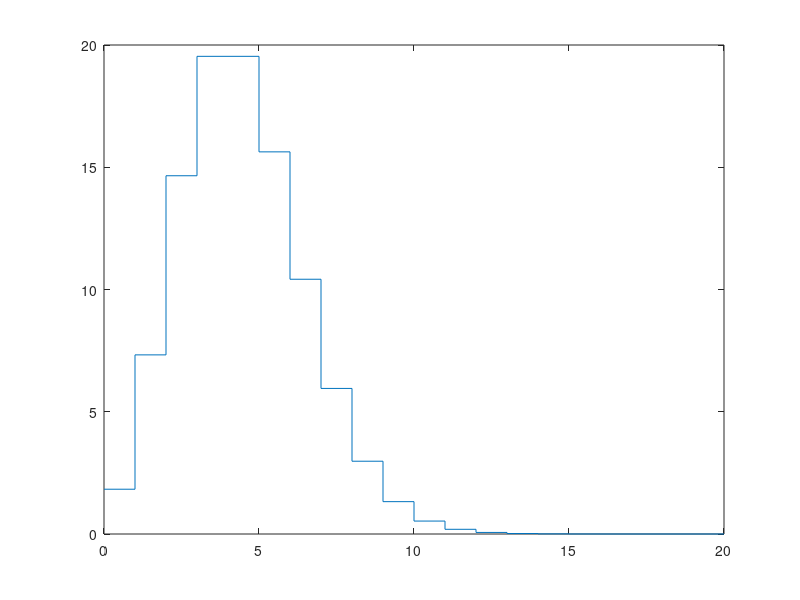

The MATLAB script that drew this image:
%1B
normcdf(0.7)
normcdf(1.7)
normcdf(2.3)
norminv(0.7580)
erfcinv(0.7580)
%2
x = linspace(0,30,100000);
pd = makedist('Rayleigh', 'b' , 2);
plot(x,pdf(pd,x), "linewidth" , 2);
%3
%Choosing to measure the probability that a point is behind the peak
unc = pdf(pd,x); 
inc = erfcinv(unc);
err = immse(unc, inc);
p = mean(pdf(pd,x));
sigma = sqrt(2/pi)* p;
variance = (sigma^2)*((4-pi)/2);
probab1 = 1 - exp(-(p^2)/(2*sigma^2));

%%delete this line later, but shouldnt you be doing binomial 
%Non-continous
sample = 0:1:20 ;
pdrn = makedist('Poisson' , 'lambda' , 4);
stairs(sample,100*pdf(pdrn,sample));
eqnp = 100*pdf(pdrn,sample);
p1 = mean(eqnp);
variance = (std(eqnp))^2;
lambda = median(eqnp)- (1/3);
%trying to determine the probability that if number of detected gamma rays
%can be a fraction
i = input('probability of detecting total number of gamma rays =');
probab = 1-(lambda^i *(exp(-i))/(factorial(i)))

    

    
    
